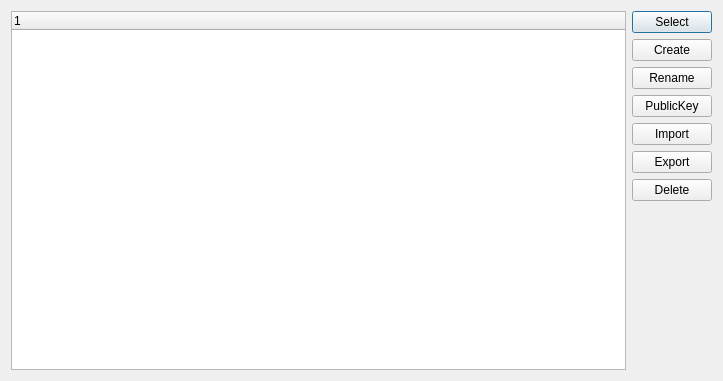
<?xml version="1.0" encoding="UTF-8"?>
<ui version="4.0">
 <class>QWoIdentifyDialog</class>
 <widget class="QDialog" name="QWoIdentifyDialog">
  <property name="geometry">
   <rect>
    <x>0</x>
    <y>0</y>
    <width>723</width>
    <height>381</height>
   </rect>
  </property>
  <property name="windowTitle">
   <string>Dialog</string>
  </property>
  <property name="windowIcon">
   <iconset resource="qwoterm.qrc">
    <normaloff>:/qwoterm/resource/skin/keyset.png</normaloff>:/qwoterm/resource/skin/keyset.png</iconset>
  </property>
  <layout class="QHBoxLayout" name="horizontalLayout">
   <item>
    <widget class="QTreeWidget" name="identify">
     <column>
      <property name="text">
       <string notr="true">1</string>
      </property>
     </column>
    </widget>
   </item>
   <item>
    <layout class="QVBoxLayout" name="verticalLayout">
     <item>
      <widget class="QPushButton" name="btnSelect">
       <property name="text">
        <string>Select</string>
       </property>
      </widget>
     </item>
     <item>
      <widget class="QPushButton" name="btnCreate">
       <property name="text">
        <string>Create</string>
       </property>
      </widget>
     </item>
     <item>
      <widget class="QPushButton" name="btnRename">
       <property name="text">
        <string>Rename</string>
       </property>
      </widget>
     </item>
     <item>
      <widget class="QPushButton" name="btnView">
       <property name="text">
        <string>PublicKey</string>
       </property>
      </widget>
     </item>
     <item>
      <widget class="QPushButton" name="btnImport">
       <property name="text">
        <string>Import</string>
       </property>
      </widget>
     </item>
     <item>
      <widget class="QPushButton" name="btnExport">
       <property name="text">
        <string>Export</string>
       </property>
      </widget>
     </item>
     <item>
      <widget class="QPushButton" name="btnDelete">
       <property name="text">
        <string>Delete</string>
       </property>
      </widget>
     </item>
     <item>
      <spacer name="verticalSpacer">
       <property name="orientation">
        <enum>Qt::Vertical</enum>
       </property>
       <property name="sizeHint" stdset="0">
        <size>
         <width>20</width>
         <height>40</height>
        </size>
       </property>
      </spacer>
     </item>
    </layout>
   </item>
  </layout>
 </widget>
 <resources>
  <include location="qwoterm.qrc"/>
 </resources>
 <connections/>
</ui>
